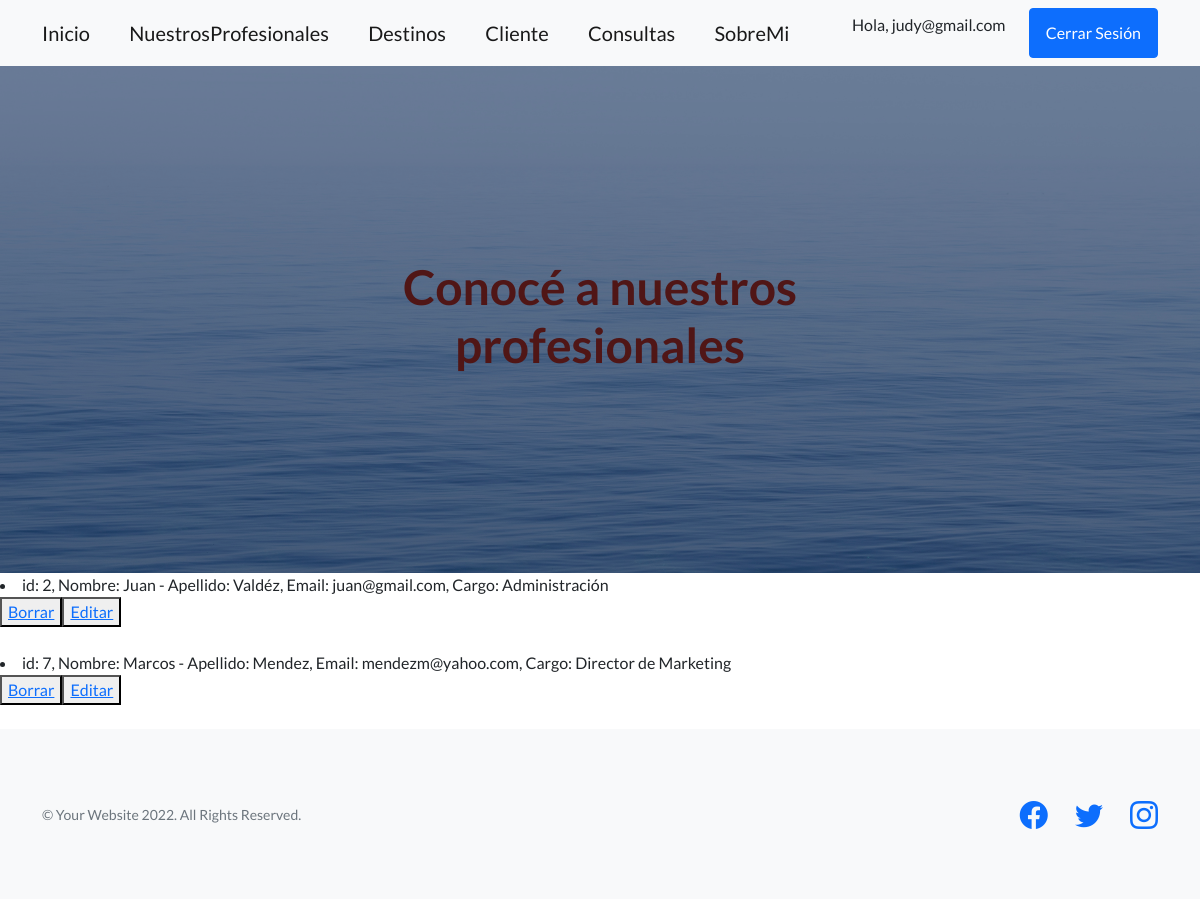
Screenshot of /Turismo/listaProfes/ (signed in) with the database file from the repository.
### Turismo/models.py (models this page shows)
class Profesionales(models.Model):
    nombre = models.CharField(max_length=40)
    apellido = models.CharField(max_length=40)
    email = models.EmailField()
    cargo = models.CharField(max_length=40, default="")
    def __str__(self):
        return f" id: {self.id}, Nombre: {self.nombre} - Apellido: {self.apellido},  Email: {self.email}, Cargo: {self.cargo}"
    class Meta:
        verbose_name_plural = "Profesionales"

### Turismo/views.py (the view)
# urls.py: path('listaProfes/', views.listaProfesionales, name="ListaProfesionales"),
@login_required
def listaProfesionales(request):
        profesionales = Profesionales.objects.all()
        contexto = {"profesionales":profesionales}
        return render(request, "Turismo/leerProfesionales.html",contexto)

### Turismo/templates/Turismo/leerProfesionales.html (shortened to what this page needs)
{% extends "Turismo/padre.html" %}
{% load static %}
{% block informacionQueCambia %}
<h1 style="color:rgb(80, 22, 22)"> Conocé a nuestros profesionales </h1>
{% endblock %}
{% block contenidoBajo %}
{% for p in profesionales %}
<li>{{p}}</li>
<button>
    <a href="{% url 'BorrarProfes' p.nombre %}">Borrar</a>
</button><button>
    <a href="{% url 'EditarProfes' p.nombre %}">Editar</a>
</button>
<br>
{% endfor %}
{% endblock %}

### Turismo/templates/Turismo/padre.html (shortened to what this page needs)
<!DOCTYPE html>
<html lang="en">
    <head>
        {% load static %}
        <link href="https://cdn.jsdelivr.net/npm/bootstrap-icons@1.5.0/font/bootstrap-icons.css" rel="stylesheet" type="text/css" />
        <link href="{% static 'Turismo/css/styles.css' %}" rel="stylesheet" />
    </head>
    <body>
        <nav class="navbar navbar-light bg-light static-top">
            <div class="container">
                <a class="navbar-brand" href="{% url 'Inicio' %}">Inicio</a>
                <a class="navbar-brand" href="{% url 'ListaProfesionales' %}">NuestrosProfesionales</a>
                <a class="navbar-brand" href="{% url 'Destinos' %}">Destinos</a>
                <a class="navbar-brand" href="{% url 'Cliente' %}">Cliente</a>
                <a class="navbar-brand" href="{% url 'Consultas' %}">Consultas</a>
                <a class="navbar-brand" href="{% url 'Abautme' %}">SobreMi</a>
                {% if user.is_authenticated %}
                <p>Hola, {{user.username}}</p>
                <a class="btn btn-primary" href="{% url 'Logout' %}">Cerrar Sesión</a>
                {% else %}
                <a class="btn btn-primary" href="{% url 'Login' %}">Iniciar Sesión</a>
                {% endif %}
            </div>
        </nav>
        <header class="masthead">
            <div class="container position-relative">
                <div class="row justify-content-center">
                    <div class="col-xl-6">
                        <div class="text-center text-white">
                            {% block informacionQueCambia %}
                            {% endblock %}
                        </div>
                    </div>
                </div>
            </div>
        </header>
{% block contenidoBajo %}
{% endblock %}
        <footer class="footer bg-light">
            <div class="container">
                <div class="row">
                    <div class="col-lg-6 h-100 text-center text-lg-start my-auto">
                        <p class="text-muted small mb-4 mb-lg-0">&copy; Your Website 2022. All Rights Reserved.</p>
                    </div>
                    <div class="col-lg-6 h-100 text-center text-lg-end my-auto">
                        <ul class="list-inline mb-0">
                            <li class="list-inline-item me-4">
                                <a href="https://es-la.facebook.com/"><i class="bi-facebook fs-3"></i></a>
                            </li>
                            <li class="list-inline-item me-4">
                                <a href="https://twitter.com"><i class="bi-twitter fs-3"></i></a>
                            </li>
                            <li class="list-inline-item">
                                <a href="https://www.instagram.com"><i class="bi-instagram fs-3"></i></a>
                            </li>
                        </ul>
                    </div>
                </div>
            </div>
        </footer>
    </body>
</html>

### rows the page displays
Profesionales: id+nombre+apellido "id: 2, Nombre: Juan - Apellido: Valdéz, Email: juan@gmail.com, Cargo: Administración"
Profesionales: id+nombre+apellido "id: 7, Nombre: Marcos - Apellido: Mendez, Email: mendezm@yahoo.com, Cargo: Director de Marketing"

### other values shown
{{ user.username }} "judy@gmail.com"
